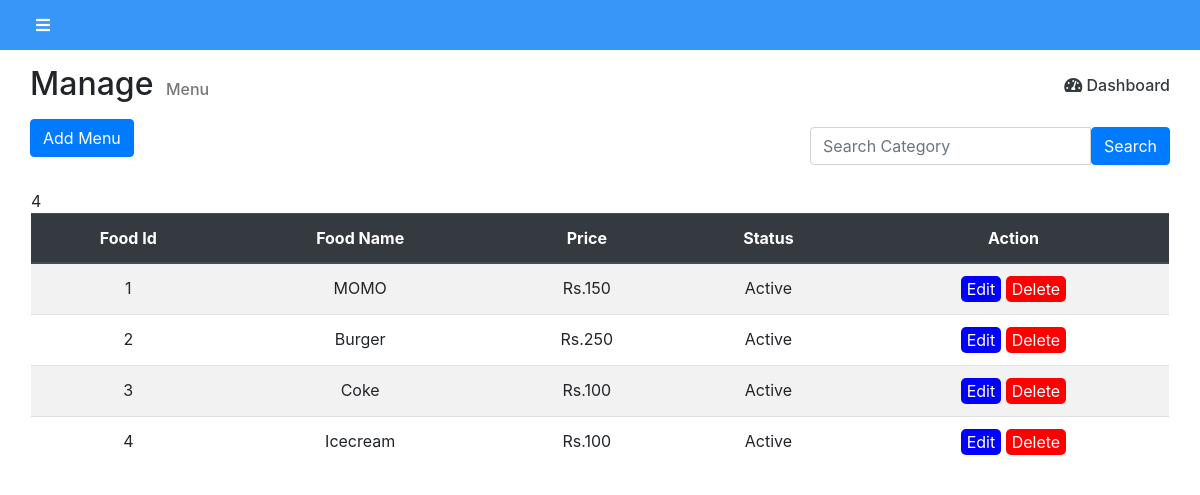
/manage_menu.php (signed in), run on the app's committed database.
### tables this page shows
CREATE TABLE `food` (
  `f_id` int(11) NOT NULL,
  `f_name` varchar(100) NOT NULL,
  `f_code` varchar(20) NOT NULL,
  `photo` varchar(100) NOT NULL,
  `cat_id` int(11) NOT NULL,
  `price` int(11) NOT NULL,
  `status` int(1) NOT NULL
);

### manage_menu.php (the view, shortened to what this page needs)
<?php
	include('session.php')
?>
<!DOCTYPE html>
<html>
<head>
	<link rel="stylesheet" href="https://stackpath.bootstrapcdn.com/bootstrap/4.2.1/css/bootstrap.min.css">
	<link rel="stylesheet" href="https://use.fontawesome.com/releases/v5.7.0/css/all.css">
	<link rel="stylesheet" type="text/css" href="css/dashboard.css">
</head>
<body>
<div class="wrapper">
		<div class="content-wrapper">
			<div class="container-fluid">
				<div class="row">
					<div class="col-md-12">
						<nav class="bar">
							<a href="#" id="toggle"><i class="fas fa-bars ml-3"></i></a>
						</nav>
						<div class="below-toggle-content">
							<div class="col-md-12">
								<div class="top-part mb-3">
									<h2 class="d-inline">Manage</h2>
									<p class="d-inline ml-2">Menu</p>
									<a href="dashboard.php" class="d-inline text-dark mt-2" style="text-decoration: none; float: right; font-weight: 500;"><i class="fas fa-tachometer-alt"></i> Dashboard</a>
								</div>
								<div class="row">
									<div class="col-md-4">
									<a href="add_menu.php"><button h class="btn btn-primary add-group shadow-none" data-toggle="modal" data-target="#AddModal">Add Menu</button></a>
									</div>
									<div class="col-md-4 mt-2 mb-4 ml-auto">
										<div class="input-group">
						                	<input type="text" name="search" id="search" onkeyup="SearchField();" class="form-control shadow-none" placeholder="Search Category">
						                	<span class="input-group-btn">
						                		<button class="btn btn-primary shadow-none" id="search-button">Search</button>
						                 	</span>
						               	</div>
									</div>
								</div>
								<div class="row pl-3 pr-3">
									<table class="table table-striped" id="category_table" style="text-align: center;">
										<thead class="thead-dark">
									    	<tr>
									      		<th scope="col">Food Id</th>
									      		<th scope="col">Food Name</th>
												<th scope="col">Price</th>
									      		<th scope="col">Status</th>
									      		<th scope="col">Action</th>
									    	</tr>
									  	</thead>
									  	<tbody id="display">
										  <?php
											$qry = "SELECT * FROM food";
											if($result = mysqli_query($con,$qry))
											{
												while($row = mysqli_fetch_assoc($result))
												{
													$fid = $row['f_id'];
										?>
													<tr>
														<td><?php echo $row['f_id']; ?></td>
														<td><?php echo $row['f_name']; ?></td>
														<td><?php echo "Rs." . $row['price']; ?></td>
														<td><?php
															if($row['status'] = 1){
																echo 'Active';
															}
															else {
																echo 'Not Active';
															}     ?>
														</td>
														<td>
														<a href="edit_menu.php?id=<?php echo $fid?>">
														<button class="edit" style="background-color: blue; border-radius: 5px; border: none; color: white;" >Edit</button>
														</a>
														<a href="backend/delete_menu.php?id=<?php echo $fid?>">
														<button class="delete" style="background-color: red; border-radius: 5px; border: none; color: white;" >Delete</button>
														</a>
														</td>
										<?php
												}
											}
										?>
										</tr>
									  	</tbody>
									</table>
								</div>
							</div>
						</div>
					</div>
				</div>
			</div>
		</div>
	</div>
</body>
</html>

### css/dashboard.css (style rules this page uses)
.content-wrapper { position: absolute; width: 100%; transition: 0.5s; }
.container-fluid { padding: 0; margin: 0; }
nav { width: 100%; background-color: #3996F9; padding: 10px 20px; line-height: 30px; }
nav .fa-bars { color: #fff; }
.below-toggle-content { padding: 15px; }
.top-part p { color: #777; font-weight: 500; }
body { margin: 0px; padding: 0px; overflow-x: hidden; }

### data on the page
food: f_id "1", f_name "MOMO", price "150"
food: f_id "2", f_name "Burger", price "250"
food: f_id "3", f_name "Coke", price "100"
food: f_id "4", f_name "Icecream", price "100"
